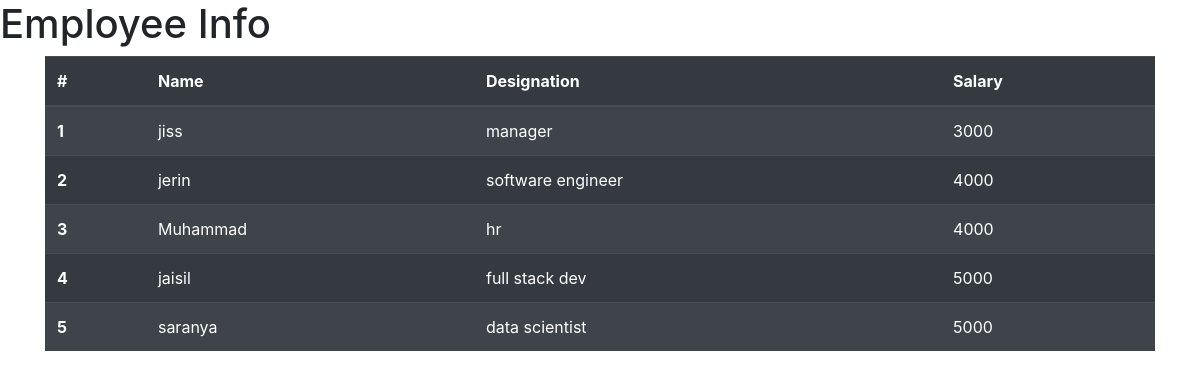
The page /list/ on the database as committed earlier.
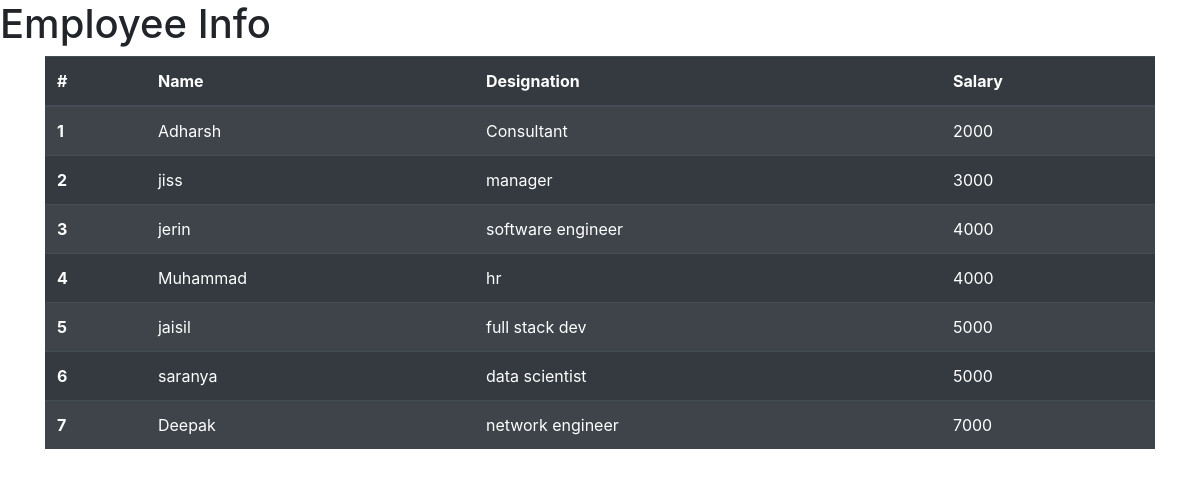
The same page on the database as committed later.
### firstApp/models.py (models this page shows, shortened)
class Employee(models.Model):
    empname = models.CharField(max_length=30)
    salary = models.IntegerField(default=1000)
    designation = models.CharField(max_length=30)
    gender = models.CharField(max_length=3)

### firstApp/views.py (the view)
# urls.py: path('list/', views.employee),
def employee(request):
    employee_list = Employee.objects.order_by('salary')
    data = {'employees': employee_list}
    return render(request, 'firstApp/empl.html', data)

### templates/firstApp/empl.html (shortened to what this page needs)
<!DOCTYPE html>
<html lang="en">
<head>
    <link href="https://stackpath.bootstrapcdn.com/bootstrap/4.3.1/css/bootstrap.min.css" rel="stylesheet">
</head>
<body>
    <h1>Employee Info</h1>
    <div class="container">
    <table class="table table-striped table-dark">
        <thead>
            <tr>
                <th scope="col">#</th>
                <th scope="col">Name</th>
                <th scope="col">Designation</th>
                <th scope="col">Salary</th>
            </tr>
        </thead>
        <tbody>
            {% for emp in employees %}
            <tr>
                <th>{{ forloop.counter }}</th>
                <td>{{emp.empname}}</td>
                <td>{{emp.designation}}</td>
                <td>{{emp.salary}}</td>
            </tr>
            {% endfor %}
        </tbody>
    </table>
        </div>
</body>
</html>

Rows that differ between the two databases and show on the page:
added Employee: empname "Adharsh", designation "Consultant", salary "2000"
added Employee: empname "Deepak", designation "network engineer", salary "7000"
